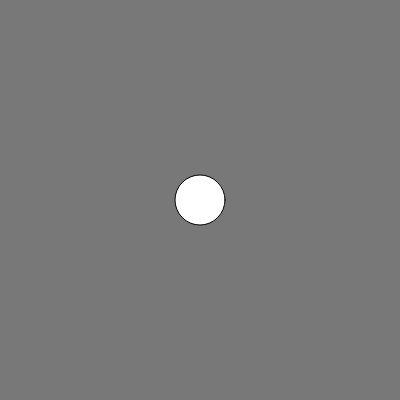
Frame 1 (no input)
Frame 60 (no input): identical to frame 1, image omitted
Frame 120 (the mouse pressed at the canvas centre since frame 60): identical to frame 1, image omitted

The p5.js sketch that drew this single still picture (run headless with seeded random() and noise() and a simulated clock; from frame 60 on, the mouse is pressed at the canvas centre):

// p5.js sketch
// ── sketch.js
"use strict";

function setup(){
    createCanvas(400,400);
}

function draw(){
    background(120,120,120);
    let circleX=200; //let is needed otherwise no output :)
    let circleY=200;
    let circleDiam=50;
    circle(circleX,circleY,circleDiam);
    //task 2 flipped
    /* line(0,200,400,200);
    if(mouseY <= 200){
    let topX=200;
    let topY=200;
    let leftX=topX+100;
    let leftY=topY-100;
    let rightX=topX-100;
    let rightY=topY-100;
    triangle(
            leftX, leftY,
            topX, topY, 
            rightX, rightY);
    }
    if(mouseY >= 200) {
        let topX2=200;
        let topY2=200;
        let leftX2=topX-100;
        let leftY2=topY+100;
        let rightX2=topX+100;
        let rightY2=topY+100;
        triangle(
                leftX2, leftY2,
                topX2, topY2, 
                rightX2, rightY2);
           } */ 

    //task 3 catch a circle
    
}

// ── Home_Page.js
"use-strict";

function setup() {
    createCanvas(800, 600);
}

function draw() {
    background(220);

    // Create the rounded box in the top right
    fill(255, 0, 0); // Set the fill color to red
    stroke(0); // Set the stroke color to black
    strokeWeight(2); // Set the stroke weight
    rect(width - 200, 20, 180, 80, 20); // Draw the rounded box

    // Calculate the position for the wider rectangles to center them on the screen
    let rectCount = 3;
    let rectWidth = 200; // Make the rectangles wider
    let rectHeight = 100; // Make the rectangles shorter
    let rectSpacing = 20;
    let totalRectsWidth = (rectWidth + rectSpacing) * rectCount - rectSpacing;
    let x = (width - totalRectsWidth) / 2; // Centered horizontally
    let y = (height - rectHeight) / 2; // Centered vertically

    // Create three wider rectangles with rounded edges
    for (let i = 0; i < rectCount; i++) {
        fill(0, 0, 255); // Set the fill color to blue
        rect(x, y, rectWidth, rectHeight, 10); // Draw the wider rectangle
        x += rectWidth + rectSpacing; // Update x for the next rectangle
    }

    // Add a yellow circle to the top shape
    fill(255, 255, 0); // Set the fill color to yellow
    noStroke(); // No stroke for the circle
    let circleX = width - 110; // X-coordinate for the circle
    let circleY = 60; // Y-coordinate for the circle
    let circleDiameter = 40; // Diameter of the circle
    ellipse(circleX, circleY, circleDiameter, circleDiameter); // Draw the circle
}
// ── sketchQ2.js
"use strict";
let circX = 200;
let circY = 400;
let directionX = 0;
let directionY = 0;
let moving = false;

function setup(){
    createCanvas(400,400);
}

function draw(){
    background(120,120,0);
    circle(circX,circY,25);
    if (keyIsPressed){
      moving = true;

        if(keyPressed(RIGHT_ARROW)){
          directionX+=6;
        }
        if(keyPressed(LEFT_ARROW)){
          directionX-=6;
        }
        if(keyPressed(DOWN_ARROW)){
          directionY+=6;
        }
        if(keyPressed(UP_ARROW)){
          directionY-=6;
        }
    }
  if (moving === true){
    circX += directionX;
    circY += directionY;

        if(circX>width){
            circX=0;
        }
        if (circX<0){
            circX=width;
        }
        if (circY>height){
            circY=0;
        }
        if (circY<0){
            circY=height;
        }
  }
}

    /*function mouseMoved(){
      circX=mouseX;
      circY=mouseY;
    }*/
   

    
/*"use strict";
let circleX=200; //let is needed otherwise no output :)
let circleY=200;
let circleDiam=25;
let velocity=6;

let topX=200;
let topY=200;
let leftX=topX+100;
let leftY=topY-100;
let rightX=topX-100;
let rightY=topY-100;

let topX2=200;
let topY2=200;
let leftX2=topX-100;
let leftY2=topY+100;
let rightX2=topX+100;
let rightY2=topY+100;

function setup(){
    createCanvas(400,400);
}

function draw(){
    background(120,120,120);
        if(circleX>width) {
        velocity=-6;
        }
        if (circleX<circleDiam/2){
        velocity+=6;
        }
        let isMouseIn=dist(mouseX,mouseY,circleX,circleY)<circleDiam/2
        if(isMouseIn===false){
            circleX+=velocity;
        }
    text(circleX, 20, 20);
    ellipse(circleX, height/2, circleDiam);
    
    
} */


    

// ── sketchQ3.js
"use strict";

function setup(){
    createCanvas(400,400);
}

function draw(){
    background(120,120,120);
    fill("turquoise")
    rect(0,300,width,100);
    fill("grey");
    triangle(25,325,
            25,375,
            75,350);
    text("1701ICT Creative Coding");
    textFont()
}
